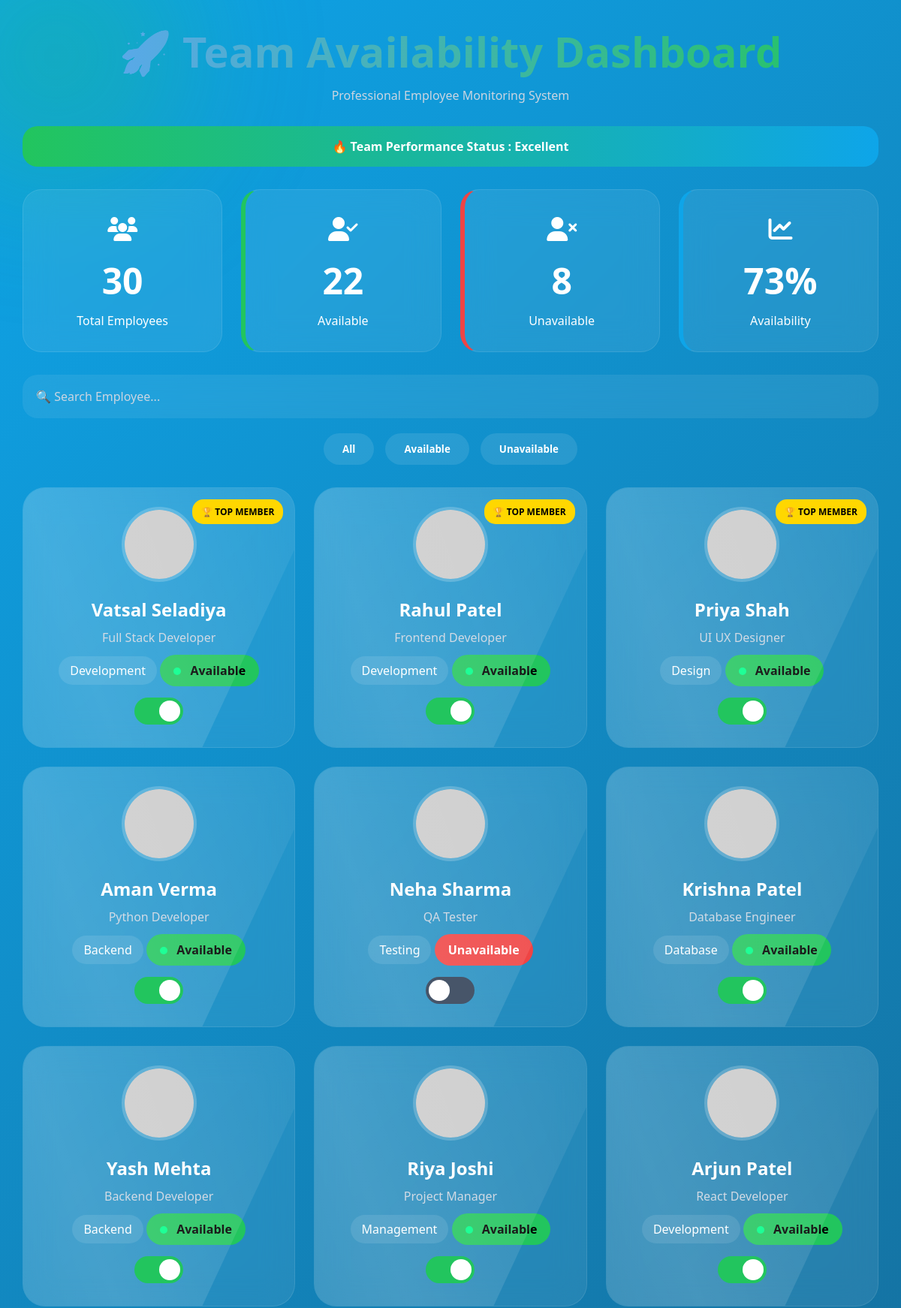
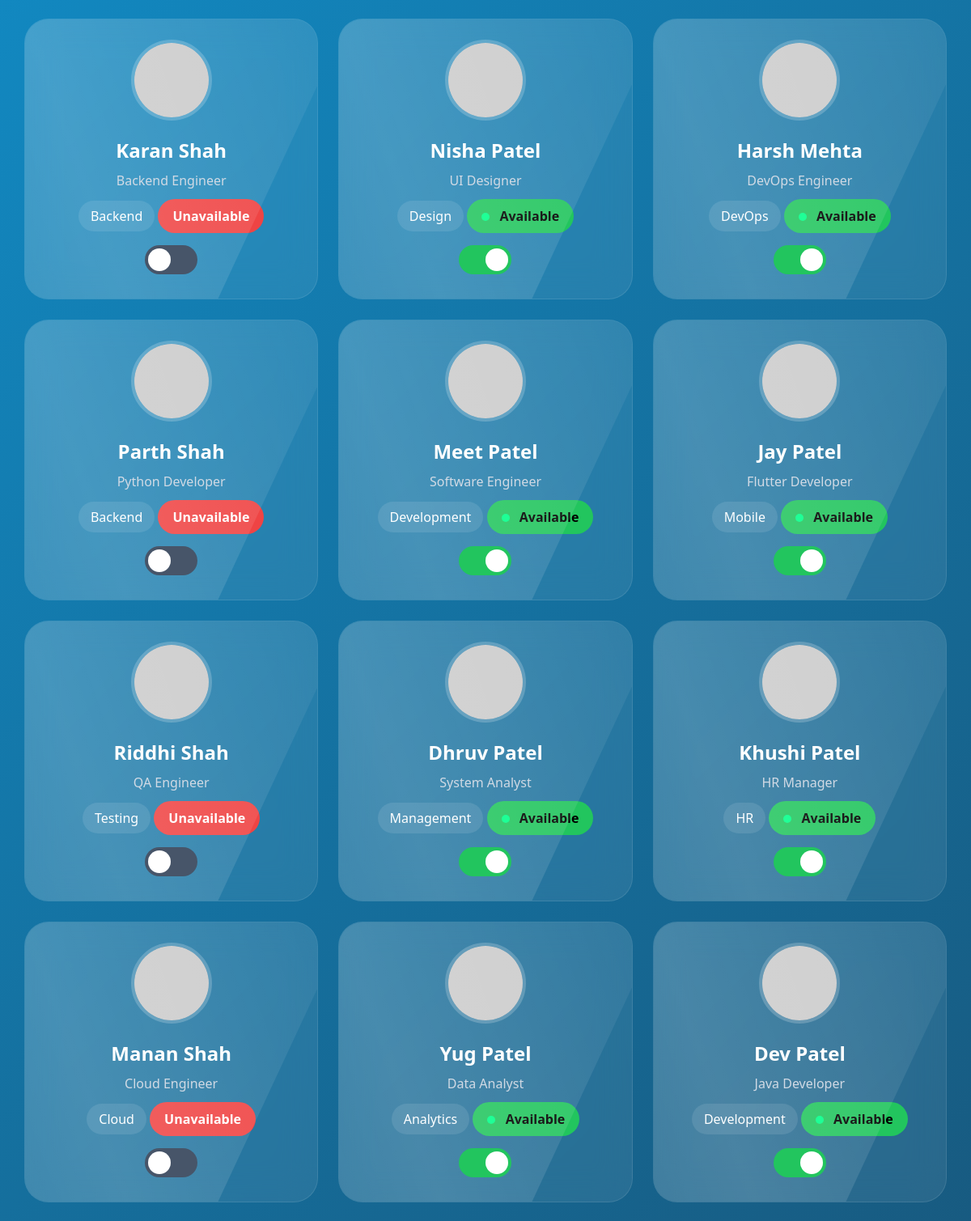
The page / (upper part) on the database its author committed (2 pictures, top to bottom).
### tables this page shows
CREATE TABLE team(

        id INTEGER PRIMARY KEY AUTOINCREMENT,

        name TEXT,

        role TEXT,

        department TEXT,

        available INTEGER

    );

### app.py (the view)
@app.route('/')
def home():
    conn = get_db()
    users = conn.execute(
        "SELECT * FROM team"
    ).fetchall()
    total = len(users)
    available = sum(
        user["available"]
        for user in users
    )
    unavailable = total - available
    percentage = round(
        (available / total) * 100
    )
    conn.close()
    return render_template(
        "index.html",
        users=users,
        total=total,
        available=available,
        unavailable=unavailable,
        percentage=percentage
    )

### app.py (called while the page is built)
def get_db():
    conn = sqlite3.connect("team.db")
    conn.row_factory = sqlite3.Row
    return conn

### templates/index.html (shortened to what this page needs)
<!DOCTYPE html>
<html lang="en">
<head>
<link rel="stylesheet"
href="{{ url_for('static', filename='style.css') }}">
<link rel="stylesheet"
href="https://cdnjs.cloudflare.com/ajax/libs/font-awesome/6.5.1/css/all.min.css">
</head>
<body>
<div class="background-blur blur1"></div>
<div class="container">
<div class="header">
<h1>
🚀 Team Availability Dashboard
</h1>
<p>
Professional Employee Monitoring System
</p>
</div>
<div class="welcome-banner">
🔥 Team Performance Status : Excellent
</div>
<div class="stats">
<div class="card">
<div class="icon">
<i class="fa-solid fa-users"></i>
</div>
<h2>{{ total }}</h2>
<p>Total Employees</p>
</div>
<div class="card green">
<div class="icon">
<i class="fa-solid fa-user-check"></i>
</div>
<h2>{{ available }}</h2>
<p>Available</p>
</div>
<div class="card red">
<div class="icon">
<i class="fa-solid fa-user-xmark"></i>
</div>
<h2>{{ unavailable }}</h2>
<p>Unavailable</p>
</div>
<div class="card blue">
<div class="icon">
<i class="fa-solid fa-chart-line"></i>
</div>
<h2>{{ percentage }}%</h2>
<p>Availability</p>
</div>
</div>
<input
type="text"
id="searchInput"
class="search-box"
placeholder="🔍 Search Employee..."
onkeyup="searchMember()">
<div class="filter-buttons">
<button onclick="filterMembers('all')">
All
</button>
<button onclick="filterMembers('available')">
Available
</button>
<button onclick="filterMembers('unavailable')">
Unavailable
</button>
</div>
<div class="team-grid">
{% for user in users %}
<div
class="member-card"
data-status="{% if user.available %}available{% else %}unavailable{% endif %}">
{% if loop.index <= 3 %}
<div class="top-badge">
🏆 TOP MEMBER
</div>
{% endif %}
<img
src="https://ui-avatars.com/api/?name={{ user.name }}&size=256&background=random"
class="avatar">
<h2>{{ user.name }}</h2>
<p class="role">
{{ user.role }}
</p>
<div class="department">
{{ user.department }}
</div>
{% if user.available %}
<div class="status online">
<span class="live-dot"></span>
Available
</div>
{% else %}
<div class="status offline">
Unavailable
</div>
{% endif %}
<form
action="/toggle/{{ user.id }}"
method="POST">
<label class="switch">
<span class="slider"></span>
</label>
</form>
</div>
{% endfor %}
</div>
</div>
</body>
</html>

### static/style.css (style rules this page uses)
* { margin:0; padding:0; box-sizing:border-box; font-family:'Segoe UI',sans-serif; }
body { min-height:100vh; background: linear-gradient( -45deg, #0f172a, #111827, #1e293b, #0ea5e9 ); background-size:400% 400%; animation:gradientBG 15s ease infinite; overflow-x:hidden; color:white; padding:30px; }
.background-blur { position:fixed; border-radius:50%; filter:blur(100px); z-index:-1; }
.blur1 { width:350px; height:350px; background:#22c55e; top:-100px; left:-100px; opacity:.3; }
.container { max-width:1600px; margin:auto; }
.header { text-align:center; margin-bottom:30px; }
.header h1 { font-size:3.5rem; font-weight:700; background: linear-gradient( 90deg, #60a5fa, #22c55e ); -webkit-background-clip:text; -webkit-text-fill-color:transparent; }
.header p { color:#cbd5e1; margin-top:10px; }
.welcome-banner { background: linear-gradient( 90deg, #22c55e, #0ea5e9 ); padding:16px; border-radius:20px; text-align:center; font-weight:bold; margin-bottom:30px; animation:glow 2s infinite alternate; }
.stats { display:grid; grid-template-columns: repeat(auto-fit,minmax(250px,1fr)); gap:25px; margin-bottom:30px; }
.card { background: rgba(255,255,255,.08); backdrop-filter:blur(20px); border:1px solid rgba(255,255,255,.1); border-radius:25px; padding:30px; text-align:center; transition:.3s; }
.icon { font-size:2rem; margin-bottom:15px; }
.card h2 { font-size:3rem; margin-bottom:10px; }
.green { border-left:6px solid #22c55e; }
.red { border-left:6px solid #ef4444; }
.blue { border-left:6px solid #0ea5e9; }
.search-box { width:100%; padding:18px; border:none; outline:none; border-radius:20px; background: rgba(255,255,255,.08); backdrop-filter:blur(20px); color:white; font-size:16px; margin-bottom:20px; }
.search-box::placeholder { color:#cbd5e1; }
.filter-buttons { display:flex; gap:15px; justify-content:center; margin-bottom:30px; flex-wrap:wrap; }
.filter-buttons button { padding:12px 25px; border:none; border-radius:30px; cursor:pointer; font-weight:bold; background: rgba(255,255,255,.1); color:white; transition:.3s; }
.team-grid { display:grid; grid-template-columns: repeat(auto-fit,minmax(330px,1fr)); gap:25px; }
.member-card { position:relative; background: rgba(255,255,255,.08); backdrop-filter:blur(20px); border:1px solid rgba(255,255,255,.1); border-radius:30px; padding:25px; text-align:center; overflow:hidden; transition:.4s; animation:floatCard 4s ease-in-out infinite; }
.member-card::before { content:""; position:absolute; top:-100%; left:-100%; width:200%; height:200%; background: linear-gradient( 45deg, transparent, rgba(255,255,255,.15), transparent ); transform:rotate(25deg); transition:.8s; }
.avatar { width:100px; height:100px; border-radius:50%; border:4px solid rgba(255,255,255,.2); margin-bottom:15px; }
.member-card h2 { margin-bottom:10px; }
.role { color:#cbd5e1; margin-bottom:12px; }
.department { display:inline-block; padding:8px 15px; border-radius:20px; background: rgba(255,255,255,.1); margin-bottom:15px; }
.status { display:inline-block; padding:10px 18px; border-radius:25px; font-weight:bold; margin-bottom:15px; }
.online { background:#22c55e; color:black; }
.offline { background:#ef4444; }
.live-dot { width:10px; height:10px; background:#00ff88; display:inline-block; border-radius:50%; margin-right:8px; animation:pulse 1.5s infinite; }
.top-badge { position:absolute; top:15px; right:15px; background:gold; color:black; padding:8px 12px; border-radius:15px; font-size:12px; font-weight:bold; }
.switch { position:relative; display:inline-block; width:65px; height:36px; }
.slider { position:absolute; top:0; left:0; right:0; bottom:0; background:#475569; border-radius:36px; cursor:pointer; transition:.4s; }
.slider:before { content:""; position:absolute; width:28px; height:28px; left:4px; bottom:4px; background:white; border-radius:50%; transition:.4s; }
input:checked + .slider { background:#22c55e; }
input:checked + .slider:before { transform:translateX(29px); }

### rows shown on the page
team: shows "🏆 TOP MEMBER", name "Vatsal Seladiya", role "Full Stack Developer", department "Development", available 1 (drawn)
team: shows "🏆 TOP MEMBER", name "Rahul Patel", role "Frontend Developer", department "Development", available 1 (drawn)
team: shows "🏆 TOP MEMBER", name "Priya Shah", role "UI UX Designer", department "Design", available 1 (drawn)
team: name "Aman Verma", role "Python Developer", department "Backend", available 1 (drawn)
team: name "Neha Sharma", role "QA Tester", department "Testing", available "Unavailable"
team: name "Krishna Patel", role "Database Engineer", department "Database", available 1 (drawn)
team: name "Yash Mehta", role "Backend Developer", department "Backend", available 1 (drawn)
team: name "Riya Joshi", role "Project Manager", department "Management", available 1 (drawn)
team: name "Arjun Patel", role "React Developer", department "Development", available 1 (drawn)
team: name "Karan Shah", role "Backend Engineer", department "Backend", available "Unavailable"
team: name "Nisha Patel", role "UI Designer", department "Design", available 1 (drawn)
team: name "Harsh Mehta", role "DevOps Engineer", department "DevOps", available 1 (drawn)
team: name "Parth Shah", role "Python Developer", department "Backend", available "Unavailable"
team: name "Meet Patel", role "Software Engineer", department "Development", available 1 (drawn)
team: name "Jay Patel", role "Flutter Developer", department "Mobile", available 1 (drawn)
team: name "Riddhi Shah", role "QA Engineer", department "Testing", available "Unavailable"
team: name "Dhruv Patel", role "System Analyst", department "Management", available 1 (drawn)
team: name "Khushi Patel", role "HR Manager", department "HR", available 1 (drawn)
team: name "Manan Shah", role "Cloud Engineer", department "Cloud", available "Unavailable"
team: name "Yug Patel", role "Data Analyst", department "Analytics", available 1 (drawn)
team: name "Dev Patel", role "Java Developer", department "Development", available 1 (drawn)

### other values the page prints
{{ total }} "30"
{{ available }} "22"
{{ unavailable }} "8"
{{ percentage }} "73"
